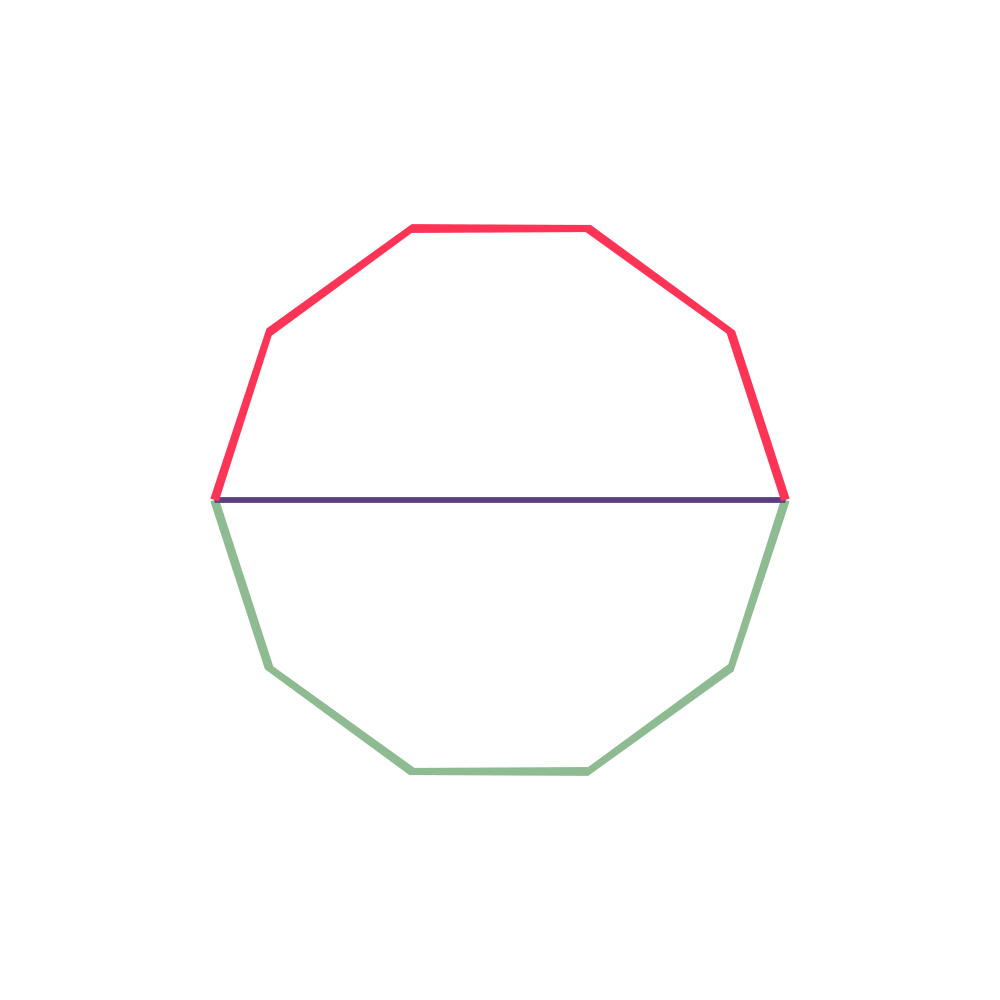

This chart was generated by the following Python code:
from PVG import *
from polyface import *

canvas = Canvas()
eg = EdgeGraph().loadwithsegments(Circle().polygon(10).close().segments() + [Segment(Point(-1.0,0.0),Point(1.0,0.0))])

#for edge in eg.edges():
#    canvas.draw(Polygon(edge.points()).line(),Color.rand())

for polyface in eg.polyfaces():
    for longitude in polyface.longitudes()[0]:
        canvas.draw(longitude.line(),Color.rand())

canvas.save("main_polyface.png")
